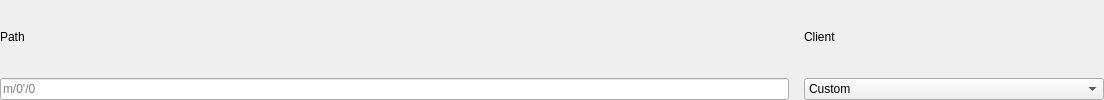
                  <widget class="QWidget" name="CustomQWidget">
                   <attribute name="title">
                    <string>Custom</string>
                   </attribute>
                   <layout class="QHBoxLayout" name="BIP32HLayout">
                    <property name="spacing">
                     <number>15</number>
                    </property>
                    <property name="leftMargin">
                     <number>0</number>
                    </property>
                    <property name="topMargin">
                     <number>0</number>
                    </property>
                    <property name="rightMargin">
                     <number>0</number>
                    </property>
                    <property name="bottomMargin">
                     <number>0</number>
                    </property>
                    <item>
                     <widget class="QFrame" name="CustomPathQFrame">
                      <layout class="QVBoxLayout" name="BIP32DerivationPathVLayout">
                       <property name="spacing">
                        <number>5</number>
                       </property>
                       <property name="leftMargin">
                        <number>0</number>
                       </property>
                       <property name="topMargin">
                        <number>0</number>
                       </property>
                       <property name="rightMargin">
                        <number>0</number>
                       </property>
                       <property name="bottomMargin">
                        <number>0</number>
                       </property>
                       <item>
                        <widget class="QFrame" name="CustomPathLabelQFrame">
                         <layout class="QHBoxLayout" name="BIP32DerivationPathLabelHLayout">
                          <property name="spacing">
                           <number>15</number>
                          </property>
                          <property name="leftMargin">
                           <number>0</number>
                          </property>
                          <property name="topMargin">
                           <number>0</number>
                          </property>
                          <property name="rightMargin">
                           <number>0</number>
                          </property>
                          <property name="bottomMargin">
                           <number>0</number>
                          </property>
                          <item>
                           <widget class="QLabel" name="CustomPathQLabel">
                            <property name="text">
                             <string>Path</string>
                            </property>
                           </widget>
                          </item>
                          <item>
                           <spacer name="CustomPathLabelHSpacer">
                            <property name="orientation">
                             <enum>Qt::Horizontal</enum>
                            </property>
                            <property name="sizeHint" stdset="0">
                             <size>
                              <width>764</width>
                              <height>20</height>
                             </size>
                            </property>
                           </spacer>
                          </item>
                         </layout>
                        </widget>
                       </item>
                       <item>
                        <widget class="QLineEdit" name="CustomPathQLineEdit">
                         <property name="text">
                          <string/>
                         </property>
                         <property name="placeholderText">
                          <string>m/0'/0</string>
                         </property>
                        </widget>
                       </item>
                      </layout>
                     </widget>
                    </item>
                    <item>
                     <widget class="QFrame" name="CustomClientQFrame">
                      <property name="minimumSize">
                       <size>
                        <width>175</width>
                        <height>0</height>
                       </size>
                      </property>
                      <property name="maximumSize">
                       <size>
                        <width>300</width>
                        <height>16777215</height>
                       </size>
                      </property>
                      <layout class="QVBoxLayout" name="BIP32ClientVLayout">
                       <property name="spacing">
                        <number>5</number>
                       </property>
                       <property name="leftMargin">
                        <number>0</number>
                       </property>
                       <property name="topMargin">
                        <number>0</number>
                       </property>
                       <property name="rightMargin">
                        <number>0</number>
                       </property>
                       <property name="bottomMargin">
                        <number>0</number>
                       </property>
                       <item>
                        <widget class="QFrame" name="CustomClientLabelQFrame">
                         <layout class="QHBoxLayout" name="BIP32ClientLabelHLayout">
                          <property name="spacing">
                           <number>15</number>
                          </property>
                          <property name="leftMargin">
                           <number>0</number>
                          </property>
                          <property name="topMargin">
                           <number>0</number>
                          </property>
                          <property name="rightMargin">
                           <number>0</number>
                          </property>
                          <property name="bottomMargin">
                           <number>0</number>
                          </property>
                          <item>
                           <widget class="QLabel" name="CustomClientQLabel">
                            <property name="text">
                             <string>Client</string>
                            </property>
                           </widget>
                          </item>
                          <item>
                           <spacer name="CustomClientLabelHSpacer">
                            <property name="orientation">
                             <enum>Qt::Horizontal</enum>
                            </property>
                            <property name="sizeHint" stdset="0">
                             <size>
                              <width>764</width>
                              <height>20</height>
                             </size>
                            </property>
                           </spacer>
                          </item>
                         </layout>
                        </widget>
                       </item>
                       <item>
                        <widget class="QComboBox" name="CustomClientQComboBox">
                         <item>
                          <property name="text">
                           <string>Custom</string>
                          </property>
                         </item>
                         <item>
                          <property name="text">
                           <string>Bitcoin Core</string>
                          </property>
                         </item>
                         <item>
                          <property name="text">
                           <string>blockchain.info</string>
                          </property>
                         </item>
                         <item>
                          <property name="text">
                           <string>MultiBit HD</string>
                          </property>
                         </item>
                         <item>
                          <property name="text">
                           <string>Coinomi, Ledger</string>
                          </property>
                         </item>
                        </widget>
                       </item>
                      </layout>
                     </widget>
                    </item>
                   </layout>
                  </widget>
